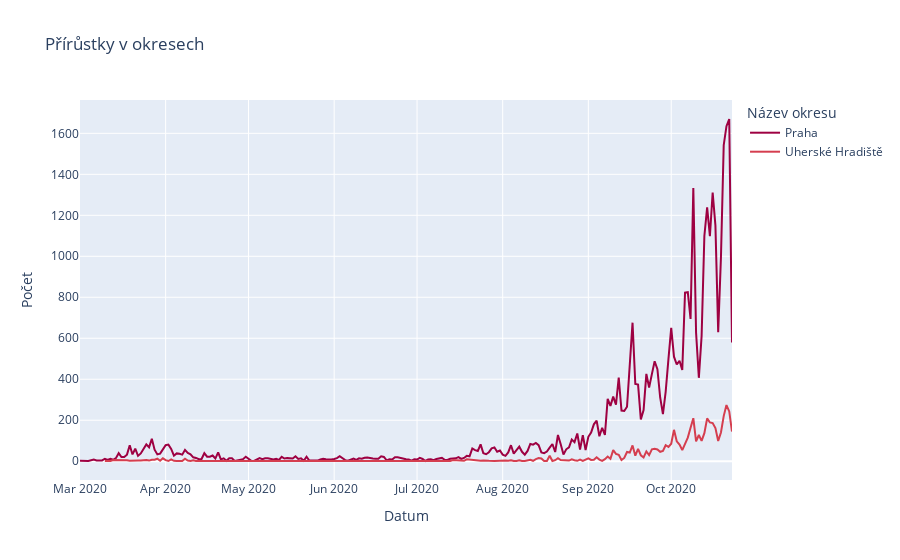

Here is the notebook cell this chart was saved with:
### Code cell
okres_line = px.line(date_district_count[date_district_count['okres_lau_kod'].isin(['CZ0100','CZ0722'])],
                     x='datum',
                     y='vek', labels={'datum': 'Datum', 'vek': 'Počet', 'okres_nazev': 'Název okresu'},
                     title='Přírůstky v okresech',
                     template='plotly', color='okres_nazev',
                     color_discrete_sequence=px.colors.diverging.Spectral)
okres_line.show()

### Figure 1 — Plotly figure (JSON) as saved in the notebook; plotly's stock layout.template omitted (floating-point values rounded to 4 significant figures; data arrays with more than 128 entries replaced by an {"elided": "..."} marker saying what was removed)
{"data": [{"hovertemplate": "Název okresu=Praha<br>Datum=%{x}<br>Počet=%{y}<extra></extra>", "legendgroup": "Praha", "line": {"color": "rgb(158,1,66)", "dash": "solid"}, "mode": "lines", "name": "Praha", "orientation": "v", "showlegend": true, "type": "scatter", "x": {"elided": "233 str values"}, "xaxis": "x", "y": {"elided": "233 int values"}, "yaxis": "y"}, {"hovertemplate": "Název okresu=Uherské Hradiště<br>Datum=%{x}<br>Počet=%{y}<extra></extra>", "legendgroup": "Uherské Hradiště", "line": {"color": "rgb(213,62,79)", "dash": "solid"}, "mode": "lines", "name": "Uherské Hradiště", "orientation": "v", "showlegend": true, "type": "scatter", "x": {"elided": "137 str values"}, "xaxis": "x", "y": {"elided": "137 int values"}, "yaxis": "y"}], "layout": {"legend": {"title": {"text": "Název okresu"}, "tracegroupgap": 0}, "title": {"text": "Přírůstky v okresech"}, "xaxis": {"anchor": "y", "domain": [0, 1], "title": {"text": "Datum"}}, "yaxis": {"anchor": "x", "domain": [0, 1], "title": {"text": "Počet"}}}}
